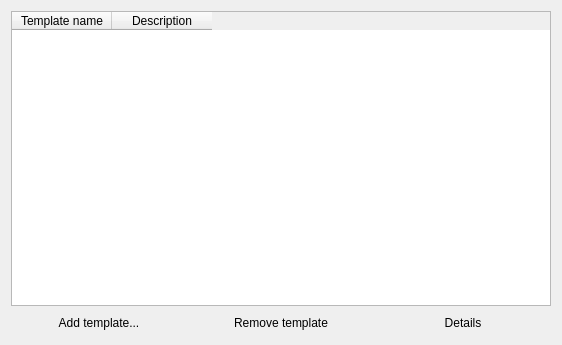
<ui version="4.0" >
 <class>CuPEDWizardChooseTemplate</class>
 <widget class="QWidget" name="CuPEDWizardChooseTemplate" >
  <property name="geometry" >
   <rect>
    <x>0</x>
    <y>0</y>
    <width>562</width>
    <height>345</height>
   </rect>
  </property>
  <property name="windowTitle" >
   <string>Choose Template</string>
  </property>
  <layout class="QVBoxLayout" name="verticalLayout" >
   <item>
    <widget class="QTableWidget" name="templatesTable" >
     <property name="acceptDrops" >
      <bool>false</bool>
     </property>
     <property name="toolTip" >
      <string/>
     </property>
     <property name="alternatingRowColors" >
      <bool>true</bool>
     </property>
     <property name="selectionMode" >
      <enum>QAbstractItemView::SingleSelection</enum>
     </property>
     <property name="selectionBehavior" >
      <enum>QAbstractItemView::SelectRows</enum>
     </property>
     <property name="sortingEnabled" >
      <bool>false</bool>
     </property>
     <column>
      <property name="text" >
       <string>Template name</string>
      </property>
     </column>
     <column>
      <property name="text" >
       <string>Description</string>
      </property>
     </column>
    </widget>
   </item>
   <item>
    <layout class="QHBoxLayout" name="horizontalLayout" >
     <item>
      <widget class="QPushButton" name="addTemplateButton" >
       <property name="toolTip" >
        <string>Adds a new template to the list of available templates.</string>
       </property>
       <property name="statusTip" >
        <string>Add a new template to the list of available templates.</string>
       </property>
       <property name="text" >
        <string>Add template...</string>
       </property>
       <property name="icon" >
        <iconset>
         <normaloff>bin/icons/circular/add.png</normaloff>bin/icons/circular/add.png</iconset>
       </property>
       <property name="flat" >
        <bool>true</bool>
       </property>
      </widget>
     </item>
     <item>
      <widget class="QPushButton" name="removeTemplateButton" >
       <property name="toolTip" >
        <string>Removes the selected template from the list of available templates.</string>
       </property>
       <property name="statusTip" >
        <string>Remove the selected template from the list of available templates.</string>
       </property>
       <property name="text" >
        <string>Remove template</string>
       </property>
       <property name="icon" >
        <iconset>
         <normaloff>bin/icons/circular/minus.png</normaloff>bin/icons/circular/minus.png</iconset>
       </property>
       <property name="flat" >
        <bool>true</bool>
       </property>
      </widget>
     </item>
     <item>
      <widget class="QPushButton" name="detailsButton" >
       <property name="toolTip" >
        <string>Show more information about the selected template.</string>
       </property>
       <property name="statusTip" >
        <string>Shows more information about the selected template.</string>
       </property>
       <property name="text" >
        <string>Details</string>
       </property>
       <property name="icon" >
        <iconset>
         <normaloff>bin/icons/circular/information.png</normaloff>bin/icons/circular/information.png</iconset>
       </property>
       <property name="default" >
        <bool>false</bool>
       </property>
       <property name="flat" >
        <bool>true</bool>
       </property>
      </widget>
     </item>
    </layout>
   </item>
  </layout>
 </widget>
 <resources/>
 <connections/>
</ui>
